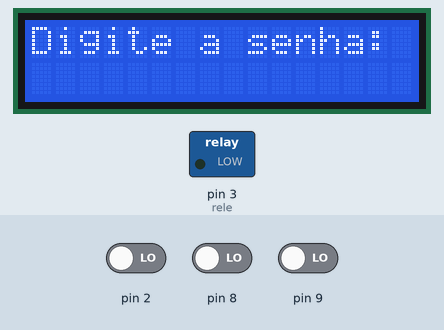
Bench run of a sketch on a simulated Arduino Uno, built with avr-gcc and run on an emulated ATmega328P. Parts: 16×2 character LCD, switched loads named in the sketch (green lamp = pin HIGH). Inputs (shaded band) come from the test bench; at power-on: pin 2 LOW, pin 9 LOW, pin 8 LOW. The modem accepts every AT command (registered, SIM ready, sends succeed) and sends nothing else; what the sketch prints to the serial monitor is not drawn.

Above: at 10.8 s.
10.9 s: pin 2 driven HIGH
At 11.17 s:
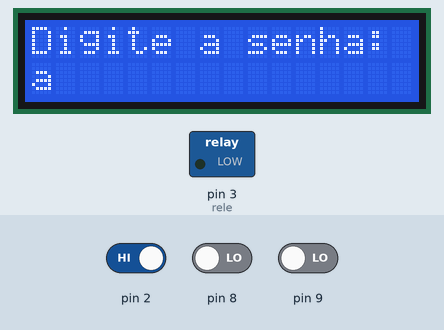
13.1 s: pin 9 driven HIGH
At 14.3 s:
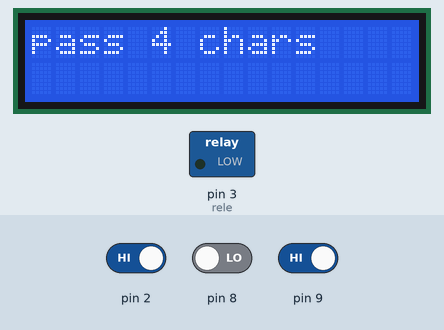
16.1 s: pin 9 driven LOW
At 17.59 s:
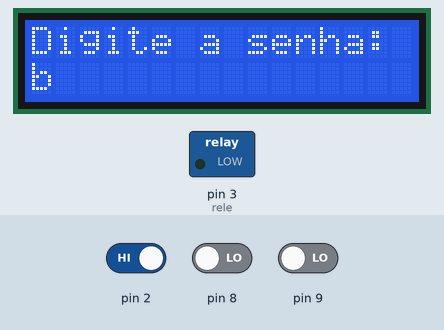
19.1 s: pin 8 driven HIGH
At 19.6 s:
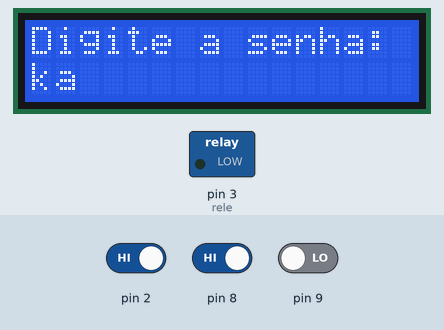
21.6 s: pin 8 driven LOW
At 22.0 s:
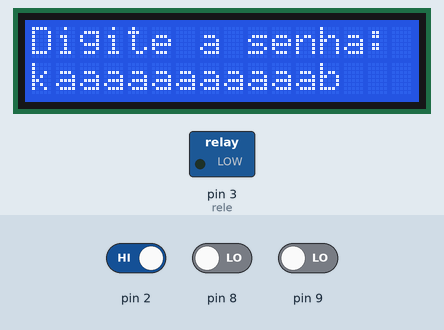
23.8 s: pin 8 driven HIGH
At 25.5 s:
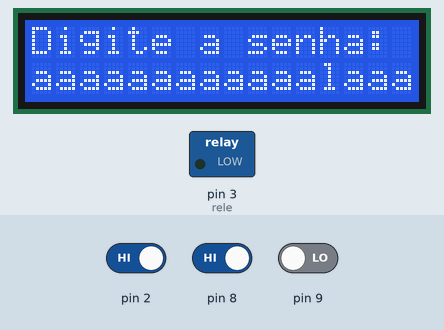
Timing chart, 0 to 27.0 s (numbered marks = the images above; inputs shaded):
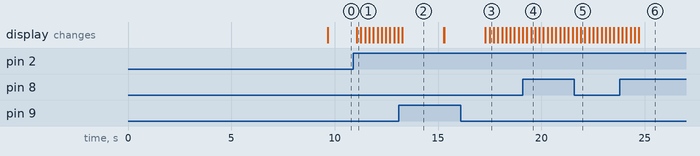

The sketch:

ArduinoESPClient.ino
```cpp
#include <SoftwareSerial.h>
#include <LiquidCrystal.h>

SoftwareSerial ESP_Serial(10, 11); // RX, TX

const int RS = 13, EN = 12, D4 = 7, D5 = 6, D6 = 5, D7 = 4;
LiquidCrystal lcd(RS, EN, D4, D5, D6, D7);
const char chars[] = {'a','b','c','d','e','f','g','h','i','j','k','l','m','n','o','p','q','r','s','t','u','v','w','x','y','z'};
int charindex = 0;
bool apertouBtn9 = false; //Confirmar palavra
bool apertouBtn8 = false; //Confirmar letra
bool apertouBtn2 = false; //Alterar letra
bool resetar = false;
int charsSize = 0;

int cursorX = 0;
int cursorY = 1;

String pass = "";
char cpass = '\0';

String resposta = "";
const int rele = 3;
int estadoRele = 0;

void setup() {
  pinMode(rele, OUTPUT);
  lcd.begin(16, 2);

  lcd.clear();
  pinMode(9, INPUT);
  pinMode(8, INPUT);
  pinMode(2, INPUT);
  lcd.setCursor(0, 0);

  charsSize = sizeof(chars);

  Serial.begin(9600);
  ESP_Serial.begin(9600);

  mostraMensagem("Inicializando...");
  delay(1000);

  sendCommand("AT");
  readResponse(1000);

  sendCommand("AT+CWJAP?");
  readResponse(1000);

  sendCommand("AT+CIFSR");
  readResponse(1000);

  sendCommand("AT+CIPMUX?");
  readResponse(1000);

  sendCommand("AT+CIPMUX=1");
  readResponse(1000);

  sendCommand("AT+CIPSTART=1,\"TCP\",\"192.168.0.117\",41821");
  readResponse(3000);

  lcd.clear();
  lcd.print("Digite a senha: ");
  lcd.setCursor(cursorX, cursorY);
  Serial.println("Fim do setup");
}


void loop() {


  if (digitalRead(9) == HIGH) {
    apertouBtn9 = true;
  }

  if (digitalRead(8) == HIGH) {
    apertouBtn8 = true;
  }

  if (digitalRead(2) == HIGH) {
    apertouBtn2 = true;
  }

  if (apertouBtn2) {
    if(charindex == charsSize){
      charindex = 0;
    }
    cpass = chars[charindex];
    lcd.print(cpass);
    lcd.setCursor(cursorX, cursorY);
    charindex++;
    apertouBtn2 = false;
    Serial.println("Apertou botao 2");
  }

  if (apertouBtn8) {
    pass += cpass;
    charindex = 0;
    cursorX++;
    if(cursorX == 16){
      cursorX = 0;
    }
    lcd.setCursor(cursorX, cursorY);
    apertouBtn8 = false;
    Serial.println("Apertou botao 8");
  }

  if (apertouBtn9) {
    Serial.println("Apertou botao 9");
    apertouBtn9 = false;

    if(pass.length() != 4){
      Serial.println("Senha deve conter 4 caracteres");
      mostraMensagem("pass 4 chars");
      delay(1500);
      resetLCD();
      charindex = 0;
      return;
    }

    sendCommand("AT+CIPSEND=1,6");
    readResponse(1000);
    pass += '\r';
    pass += '\n';
    sendCommand(pass);
    mostraMensagem("Verificando...");
    delay(2000);

    if (ESP_Serial.available()) {
      //.find le os dados vindos da serial ate o alvo, neste caso +IPD,
      Serial.println("Encontrou servidor...");
      if (ESP_Serial.find("+IPD,1,2:")) {
        Serial.println("Validando resposta do servidor...");
        delay(500);
        String retorno = ESP_Serial.readStringUntil('\n');
        String ok = "OK";
        retorno.trim();
        ok.trim();
        if (ok.equals(retorno)) {
          if (estadoRele == 0) {
            mostraMensagem("Acesso permitido");
            digitalWrite(rele, HIGH);
            estadoRele = 1;
          } else {
            digitalWrite(rele, LOW);
            estadoRele = 0;
          }
        } else {
          Serial.println("Senha invalida 1");
          mostraMensagem("Senha invalida");
          delay(5000);
          resetLCD();
          digitalWrite(rele, LOW);
        }
      } else {
        Serial.println("Senha invalida 2");
        mostraMensagem("Senha invalida");
        delay(5000);
        resetLCD();
        digitalWrite(rele, LOW);
      }

      if (estadoRele == 1) {
        delay(5000);
        digitalWrite(rele, LOW);
        estadoRele = 0;
        resetLCD();
      }
    }

    if(resetar) {
      resetar = false;
      sendCommand("AT+CIPSTART=1,\"TCP\",\"192.168.0.117\",41821");
      readResponse(1000);
    }
  }

  delay(200);

}

void mostraMensagem(String msg) {
  lcd.clear();
  lcd.print(msg);
  delay(500);
}


void sendCommand(String cmd) {
  ESP_Serial.println(cmd);
}

void readResponse(unsigned int timeout) {
  unsigned long timeIn = millis();
  resposta = "";
  while (timeIn + timeout > millis()) {
    while (ESP_Serial.available()) {
      char c = ESP_Serial.read();
      resposta += c;
    }
  }
  Serial.println(resposta);
}

void resetLCD() {
  resetar = true;
  pass = "";
  lcd.clear();
  lcd.print("Digite a senha: ");
  cursorX = 0;
  cursorY = 1;
  lcd.setCursor(cursorX, cursorY);
}
```

Measured:
- after the input at 10.9 s, the display: changes after 0.17 s (image 1)
- after the input at 13.1 s, the display: changes after 0.18 s (image 2)
- after the input at 16.1 s, the display: first differs from a run without the input after 1.2 s (image 3 shows a later state)
- after the input at 19.1 s, the display: first differs from a run without the input after 0.40 s (image 4)
- after the input at 21.6 s, the display: first differs from a run without the input after 0.31 s (image 5)
- after the input at 23.8 s, the display: first differs from a run without the input after 0.32 s (image 6 shows a later state)
- what the display in image 2 shows lasts 2.0 s, from 13.3 s to 15.3 s
